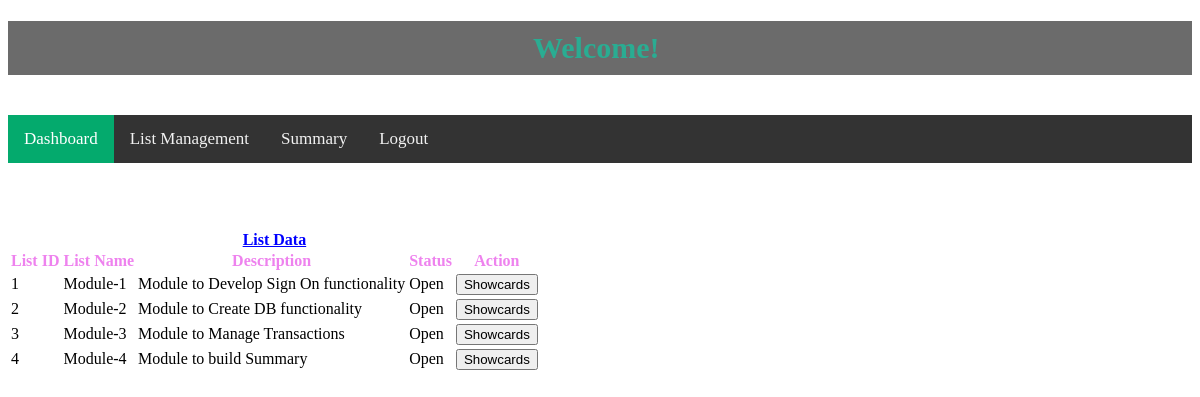
/about, run on the app's committed database.
### tables this page shows
CREATE TABLE "Lists" (
"listid"integer,
"listname"varchar(10) NOT NULL UNIQUE,
"description"TEXT,
"status"varchar(10) NOT NULL,
PRIMARY KEY("listid" AUTOINCREMENT)
);

### app.py (the view)
@app.route('/about')
def about():
    lst=[]
    lst=displaylist()
    return render_template('about.html',list=lst)

### app.py (called while the page is built)
def displaylist():
    return getQueryResults("select * from Lists")

def DBConnection(dbName):
    return sqlite3.connect(dbName)

def getQueryResults(query):
    resultSet=[]
    conn=DBConnection(dbName)
    c=conn.cursor()
    c.execute(query)
    resultSet.extend(c.fetchall())
    DBClose(conn)
    return resultSet

def DBClose(conn):
    conn.close()

### templates/about.html (shortened to what this page needs)
<!DOCTYPE html>
<html lang="en">
<head>
</head>
<body>
    <p><h1><header><marquee>Welcome!&nbsp{{session.username}}</marquee></header></h1><br>
        <div class="topnav">
            <a class="active">Dashboard</a>
            <a href="/addlist">List Management</a>
            <a href="/summary">Summary</a>
            <a href="/" >Logout</a>
        </div>
    </p>
    <form>
      <table>
          <br><br>
          <p><caption><b><u style="color:Blue;">List Data</u></b></caption></p>
              <tr>
                  <th style="color:violet;">List ID     </th>
                  <th style="color:violet;">List Name   </th>
                  <th style="color:violet;">Description </th>
                  <th style="color:violet;">Status      </th>
                  <th style="color:violet;">Action      </th>
              </tr>
              {% for lst in list %}
                  <tr>
                      <td>{{lst[0]}}</td>
                      <td>{{lst[1]}}</td>
                      <td>{{lst[2]}}</td>
                      <td>{{lst[3]}}</td>
                      <td><form action="/showcards" method="GET">
                        <button type="submit" style="margin: auto;" name="modlist" value="Modify">Showcards</button>
                    </form></td>
                    </tr>
    {% endfor %}
    </table>
    </form>
</body>
</html>

### templates/about.html (style rules this page uses)
header { padding: 10px; text-align: center; background: #6b6b6b; color: #2aac92; font-size: 30px; }
.topnav { background-color: #333; overflow: hidden; }
.topnav a { float: left; color: #f2f2f2; text-align: center; padding: 14px 16px; text-decoration: none; font-size: 17px; }
.topnav a.active { background-color: #04AA6D; color: white; }

### data on the page
Lists: listid "1", listname "Module-1", description "Module to Develop Sign On functionality", status "Open"
Lists: listid "2", listname "Module-2", description "Module to Create DB functionality", status "Open"
Lists: listid "3", listname "Module-3", description "Module to Manage Transactions", status "Open"
Lists: listid "4", listname "Module-4", description "Module to build Summary", status "Open"
